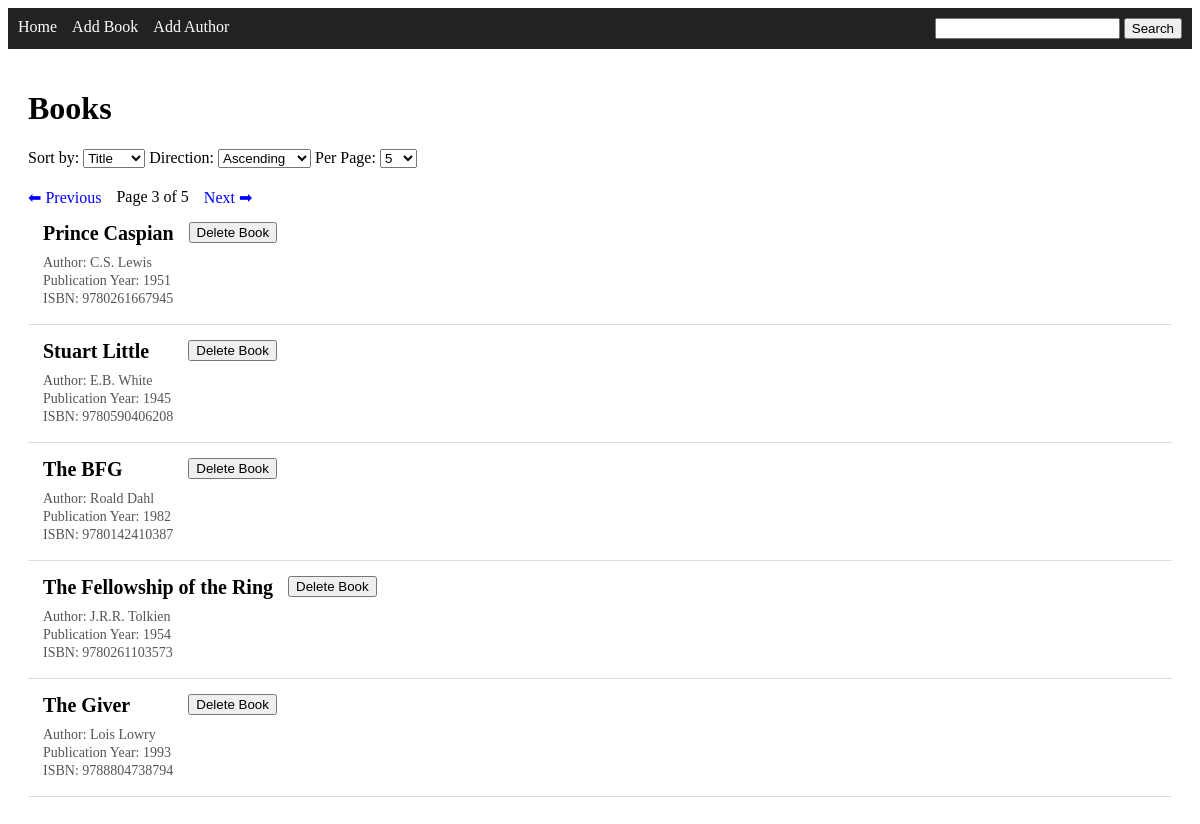
/?page=3&sort=title&direction=asc&search=, run on the app's committed database.
### data_models.py (models this page shows, shortened)
class Book(db.Model):
    id: Mapped[int] = mapped_column(primary_key=True)
    isbn: Mapped[str] = mapped_column(db.String(13), unique=True)
    author_id: Mapped[int] = mapped_column(db.ForeignKey("author.id"))
    author: Mapped[Author] = relationship(back_populates="books")
    title: Mapped[str] = mapped_column(db.String(100))
    publication_year: Mapped[int]

class Author(db.Model):
    id: Mapped[int] = mapped_column(primary_key=True)
    name: Mapped[str] = mapped_column(db.String(80), unique=True)
    birth_date: Mapped[date]
    date_of_death: Mapped[date | None]
    books: Mapped[list["Book"]] = relationship(
        back_populates="author", cascade="all, delete-orphan"
    )

### app.py (the view, shortened to what this page needs)
@app.route("/", methods=["GET"])
def index():
    sort = request.args.get("sort", "title")
    direction = request.args.get("direction", "asc")
    page = request.args.get("page", 1, type=int)
    per_page = request.args.get("per_page", 5, type=int)
    search = request.args.get("search", "").strip()
    query = select(Book).join(Author)
    if sort == "author":
        column = Author.name
    elif sort == "year":
        column = Book.publication_year
    elif sort == "title":
        column = Book.title
    else:
        column = Book.title
    if direction == "desc":
        query = query.order_by(desc(column))
    elif direction == "asc":
        query = query.order_by(asc(column))
    else:
        query = query.order_by(asc(column))
    total_books = db.session.scalar(
        select(db.func.count()).select_from(query.subquery())
    )
    if total_books == 0 and search:
        flash("No books found for that search.", "error")
        return redirect(url_for("index"))
    books = db.session.scalars(
        query.limit(per_page).offset((page - 1) * per_page)
    ).all()
    total_pages = (total_books + per_page - 1) // per_page
    return render_template(
        "home.html",
        books=books,
        sort=sort,
        direction=direction,
        page=page,
        per_page=per_page,
        total_pages=total_pages,
        search=search,
    )

### templates/home.html (shortened to what this page needs)
{% extends "base.html" %}
{% block content %}
  <h1>Books</h1>
  <form method="GET" action="/">
        <label>Sort by:</label>
        <select name="sort" onchange="this.form.submit()">
            <option value="title" {% if sort == "title" %}selected{% endif %}>
                Title
            </option>
        </select>
        <label>Direction:</label>
        <select name="direction" onchange="this.form.submit()">
            <option value="asc" {% if direction == "asc" %}selected{% endif %}>
                Ascending
            </option>
        </select>
        <label>Per Page:</label>
        <select name="per_page" onchange="this.form.submit()">
            {% for n in [5,10,15,20,25] %}
                <option value="{{ n }}" {% if per_page == n %}selected{% endif %}>
                    {{ n }}
                </option>
            {% endfor %}
        </select>
  </form>
    <div class="pagination">
        {% if page > 1 %}
            <a href="/?page={{ page - 1 }}&sort={{ sort }}&direction={{ direction }}&search={{ search }}">
                ⬅ Previous
            </a>
        {% endif %}
       <span>Page {{ page }} of {{ total_pages }}</span>
        {% if page < total_pages %}
            <a href="/?page={{ page + 1 }}&sort={{ sort }}&direction={{ direction }}&search={{ search }}">
                Next ➡
            </a>
        {% endif %}
    </div>
  {% for book in books %}
      <div class="book">
        <div class="book-info">
              <h3 class="book-title">{{ book.title }}</h3>
            <div class="book-details">
                <p>Author: {{ book.author.name }}</p>
                <p>Publication Year: {{ book.publication_year }}</p>
                <p>ISBN: {{ book.isbn }}</p>
            </div>
        </div>
            <form method="POST" action="{{ url_for('delete_book', book_id=book.id) }}">
                <button type="submit" onclick="return confirm('Delete this book?')">
                    Delete Book
                </button>
            </form>
      </div>
  {% endfor %}
{% endblock %}

### static/style.css (style rules this page uses)
.book { display: flex; gap: 15px; align-items: flex-start; padding: 15px; border-bottom: 1px solid #ddd; }
.book-info { display: flex; flex-direction: column; }
.book-title { font-size: 20px; font-weight: 600; margin: 0 0 8px 0; }
.book-details p { margin: 2px 0; color: #555; font-size: 14px; }
.pagination { margin-top: 20px; display: flex; gap: 15px; align-items: center; }
.pagination a { text-decoration: none; color: blue; }

### data on the page
Book: title "Prince Caspian", author.name "C.S. Lewis", publication_year "1951", isbn "9780261667945"
Book: title "Stuart Little", author.name "E.B. White", publication_year "1945", isbn "9780590406208"
Book: title "The BFG", author.name "Roald Dahl", publication_year "1982", isbn "9780142410387"
Book: title "The Fellowship of the Ring", author.name "J.R.R. Tolkien", publication_year "1954", isbn "9780261103573"
Book: title "The Giver", author.name "Lois Lowry", publication_year "1993", isbn "9788804738794"

### other printed values
{{ page }} "3"
{{ total_pages }} "5"
form field per_page "5"
